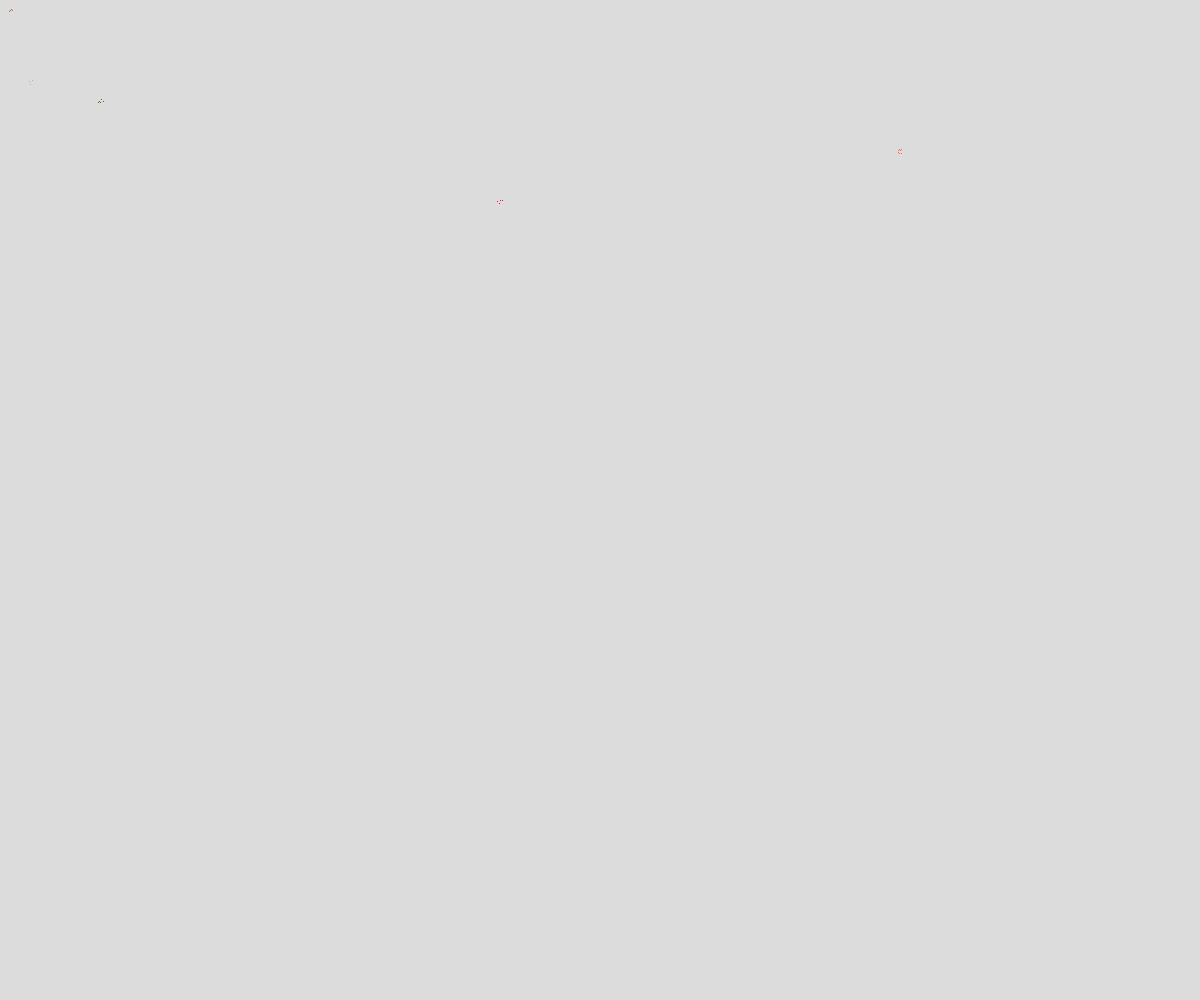
Frame 1 (no input)
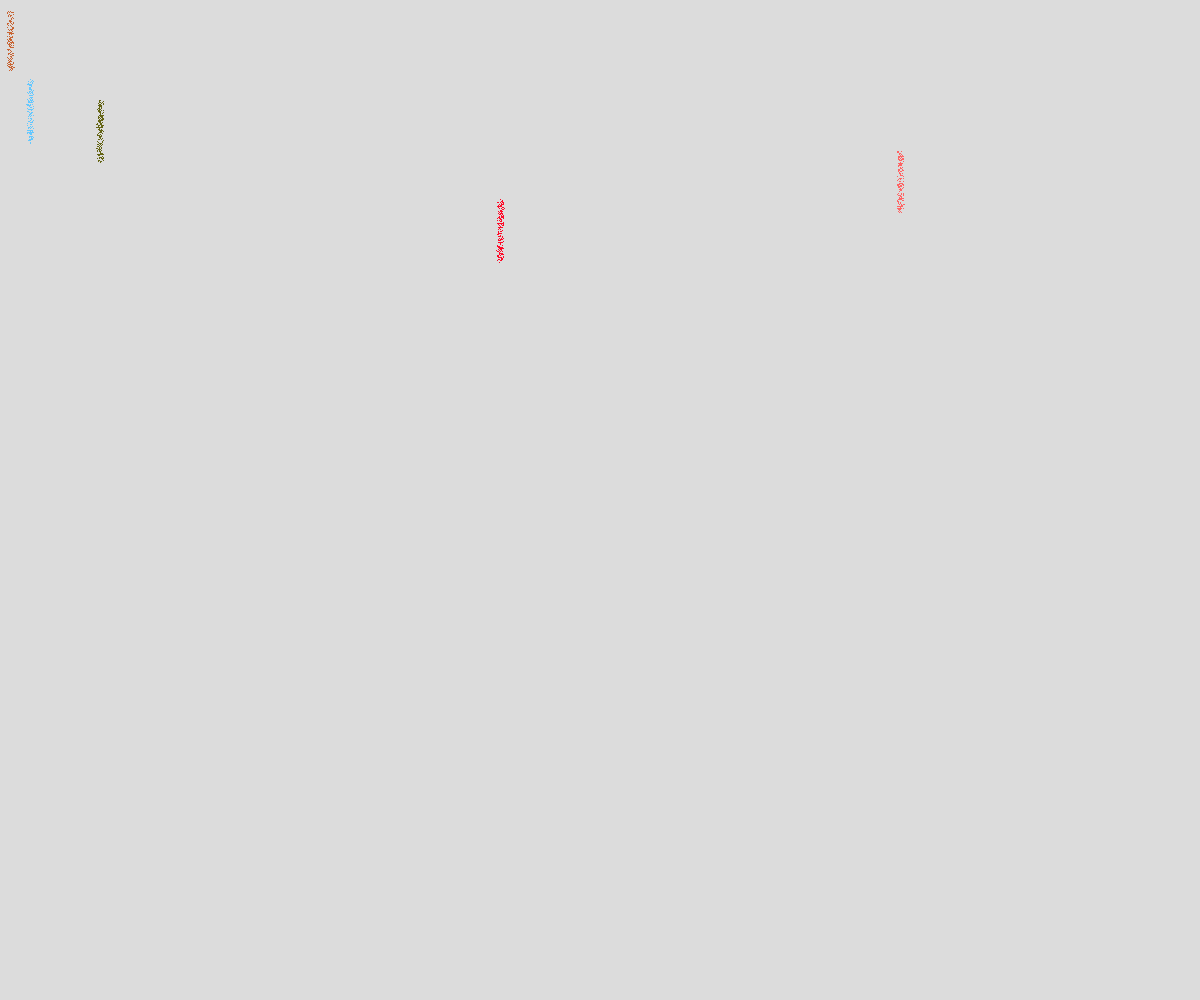
Frame 60 (no input)
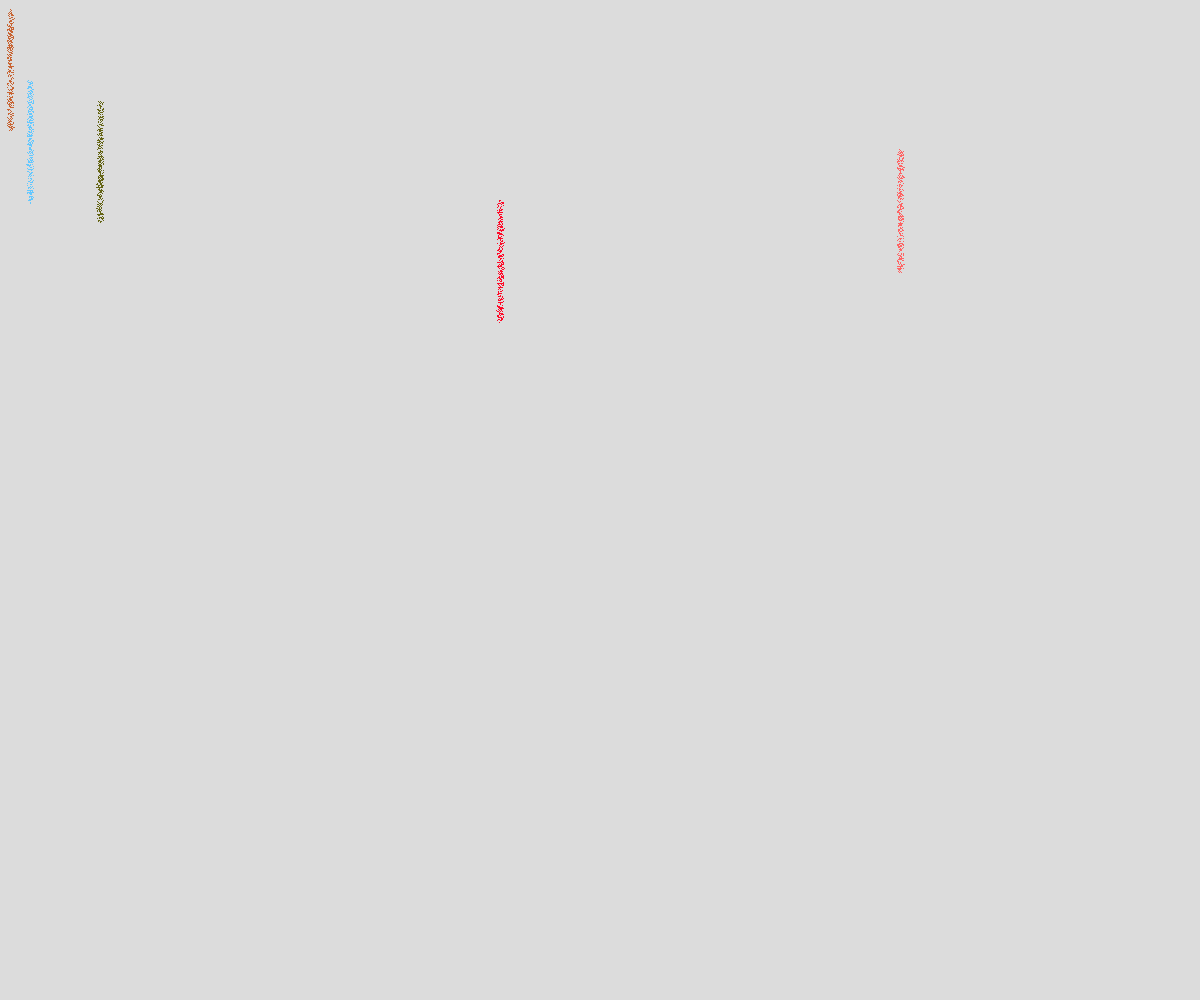
Frame 120 (the mouse pressed at the canvas centre since frame 60)

The p5.js sketch that drew these frames (run headless with seeded random() and noise() and a simulated clock; from frame 60 on, the mouse is pressed at the canvas centre):

// p5.js sketch
// ── sketch.js
let rowLenght;

function setup() {
  pixelDensity(1);
  createCanvas(windowWidth, windowHeight);
  background(220);
  rowLenght = width;
}

function draw() {
  loadPixels();
  Powder.spawnAtPosition(10, 10, {r: 200, g: 100, b: 50});
  Liquid.spawnAtPosition(30, 80, {r: 100, g: 200, b: 255});
  Powder.spawnAtPosition(100, 100, {r: 100, g: 100, b: 20});
  Liquid.spawnAtPosition(500, 200, {r: 255, g: 10, b: 40});
  Powder.spawnAtPosition(900, 150, {r: 255, g: 100, b:100})
  PixelGrain.update();
  updatePixels();
}

class PixelGrain {
  static instances = [];
  static positions = [];

  static spawnAtPosition(x, y, color) {
    let pos = rowLenght * y + x;
    [
      pos + 1, pos -1, pos + 3, pos -3,
      pos + rowLenght, pos - rowLenght, pos + rowLenght * 3, pos - rowLenght * 3,
      pos + rowLenght + 2, pos + rowLenght - 2, pos - rowLenght + 2, pos - rowLenght - 2,
      pos + rowLenght * 2 + 1, pos + rowLenght * 2 - 1, pos - rowLenght * 2 + 1, pos - rowLenght * 2 - 1
    ].forEach(position => {
      if (random([true, false, false, false]) && PixelGrain.positions[pos] == null) new this(position, color)
    })
  }

  static update() {
    for (let i = 0; i < PixelGrain.instances.length; i++) {
      this.instances[i].update();
    }
  }

  static clear() {
    PixelGrain.instances = [];
    PixelGrain.positions = [];
  }
  
  pos;
  color;
  bias;
  type;

  constructor(pos, color) {
    this.pos = pos;
    this.bias = random([-1, 1]);
    this.color = color;
  }

  drawPixel() {
    pixels[this.pos * 4] = this.color.r;
    pixels[this.pos * 4 + 1] = this.color.g;
    pixels[this.pos * 4 + 2] = this.color.b;
    pixels[this.pos * 4 + 3] = 255;
  }

  clearPixel() {
    pixels[this.pos * 4] = 220;
    pixels[this.pos * 4 + 1] = 220;
    pixels[this.pos * 4 + 2] = 220;
    pixels[this.pos * 4 + 3] = 255;
  }
}

class Powder extends PixelGrain {
  constructor(pos, color) {
    super(pos, color)
    PixelGrain.positions[this.pos] = this;
    PixelGrain.instances.push(this);
    this.type = 0;
    this.drawPixel();
  }

  update() {
    if (this.pos * 4 > pixels.length - rowLenght * 4) return;

    if (this.bias < 0) {
      this.movePixel(rowLenght) || 
      this.movePixel(rowLenght + this.bias) || 
      this.movePixel(rowLenght - this.bias);
    } else {
      this.movePixel(rowLenght) || 
      this.movePixel(rowLenght + this.bias) || 
      this.movePixel(rowLenght - this.bias);
    }
  }

  movePixel = (nextIndex) => {
    if (PixelGrain.positions[this.pos + nextIndex] == null) {
      PixelGrain.positions[this.pos] = null;
      this.clearPixel();
      this.pos += nextIndex;
      this.drawPixel();
      PixelGrain.positions[this.pos] = this;
    } else if(PixelGrain.positions[this.pos + nextIndex].type == 1) {
      PixelGrain.positions[this.pos] = null;
      this.clearPixel();
      PixelGrain.positions[this.pos + nextIndex].movePixel(-rowLenght + this.bias) ||
      PixelGrain.positions[this.pos + nextIndex].movePixel(-rowLenght - this.bias) ||
      PixelGrain.positions[this.pos + nextIndex].movePixel(-rowLenght);
      this.pos += nextIndex;
      this.drawPixel();
      PixelGrain.positions[this.pos] = this;
    } else return false;
    return true;
  }
}

class Liquid extends PixelGrain {
  constructor(pos, color) {
    super(pos, color)
    PixelGrain.positions[this.pos] = this;
    PixelGrain.instances.push(this);
    this.type = 1;
    this.drawPixel();
  }

  update() {
    if (this.pos * 4 > pixels.length - rowLenght * 4) return;

    if (this.bias < 0) {
      this.movePixel(rowLenght) || 
      this.movePixel(rowLenght + this.bias) || 
      this.movePixel(rowLenght - this.bias) ||
      this.movePixel(this.bias) ||
      this.movePixel(-this.bias);
    } else {
      this.movePixel(rowLenght) || 
      this.movePixel(rowLenght + this.bias) || 
      this.movePixel(rowLenght - this.bias) ||
      this.movePixel(this.bias) ||
      this.movePixel(-this.bias);
    }
  }

  movePixel = (nextIndex) => {
    if (PixelGrain.positions[this.pos + nextIndex] == null) {
      PixelGrain.positions[this.pos] = null;
      this.clearPixel();
      this.pos += nextIndex;
      this.drawPixel();
      PixelGrain.positions[this.pos] = this;
    } else return false;
    return true;
  }
}
